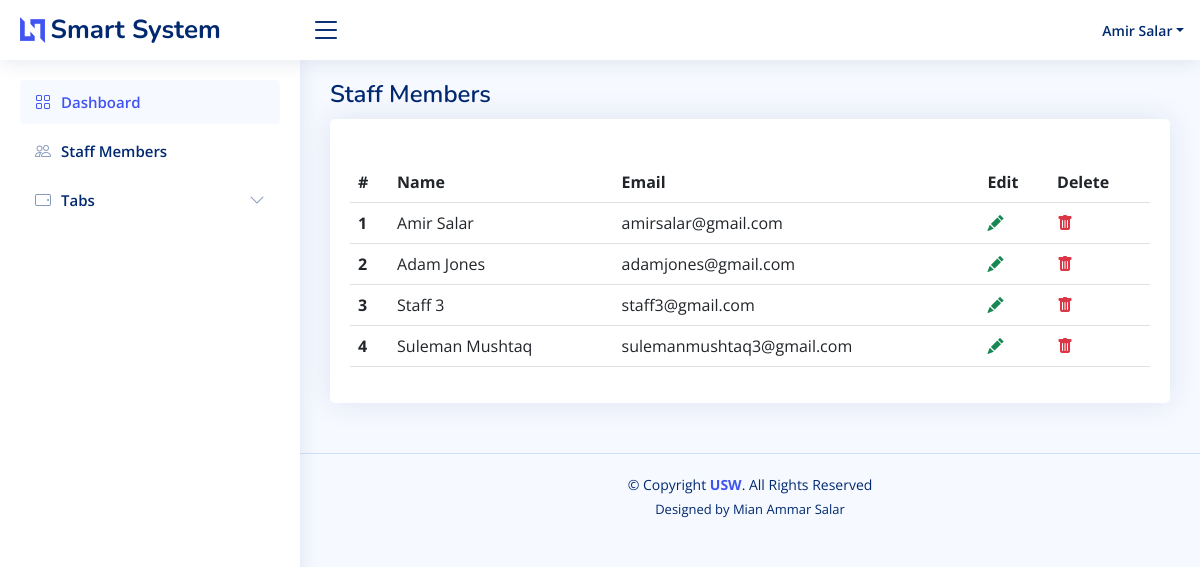
Screenshot of /staff_members.php (signed in) with the database file from the repository.
### tables this page shows
CREATE TABLE `staff` (
  `staff_id` int(11) NOT NULL,
  `staff_name` varchar(225) NOT NULL,
  `staff_email` varchar(225) NOT NULL,
  `staff_password` varchar(225) NOT NULL
);

### admin/custom_functions.php (called while the page is built, shortened)
<?php
function getAllStaffMembers($conn)
{
    $allStaffMembersQuery = "SELECT * FROM `staff`";
    $allStaffMembersQueryResult = mysqli_query($conn, $allStaffMembersQuery);
    $data = array();
    if (mysqli_num_rows($allStaffMembersQueryResult) > 0) {
        while ($row = $allStaffMembersQueryResult->fetch_assoc()) {
            $data[] = $row;
        }
    }
    return $data;
}

### staff_members.php (the view, shortened to what this page needs)
<?php
$pageTile = "Staff Members";
require_once "commons/head.php";
$staffMembers = getAllStaffMembers($conn);
?>
<?php require_once "commons/header.php"; ?>
    <main id="main" class="main">
        <div class="pagetitle">
            <h1><?php echo $pageTile ?></h1>
        </div>
        <section class="section dashboard">
            <div class="row">
                <div class="col-lg-12">
                    <div class="card">
                        <div class="card-body">
                            <h5 class="card-title"></h5>
                            <table class="table datatable">
                                <thead>
                                <tr>
                                    <th scope="col">#</th>
                                    <th scope="col">Name</th>
                                    <th scope="col">Email</th>
                                    <th scope="col">Edit</th>
                                    <th scope="col">Delete</th>
                                </tr>
                                </thead>
                                <tbody>
                                <?php
                                $i = 0;
                                foreach ($staffMembers as $staffMember):
                                    $i++;
                                    ?>
                                    <tr>
                                        <th scope="row"><?php echo $i ?></th>
                                        <td><?php echo $staffMember['staff_name'] ?></td>
                                        <td><?php echo $staffMember['staff_email'] ?></td>
                                        <td><a class="text-success"
                                               href="edit_member.php?staff_id=<?php echo "{$staffMember['staff_id']}"; ?>">
                                                <i class="bi-pencil-fill"></i></a></td>
                                        <td><a class="text-danger" onclick="return validateDeleteStaff(<?php echo "{$staffMember['staff_id']}"; ?>)"
                                            id="btn-delete-staff" style=" cursor: pointer;" >
                                                <i class="bi bi-trash-fill"></i></a></td>
                                    </tr>
                                <?php
                                endforeach;
                                ?>
                                </tbody>
                            </table>
                        </div>
                    </div>
                </div>
            </div>
        </section>
    </main>
<?php require_once "commons/footer.php"; ?>

### assets/css/style.css (style rules this page uses)
:root { scroll-behavior: smooth; }
body { font-family: "Open Sans", sans-serif; background: #f6f9ff; color: #444444; }
a { color: #4154f1; text-decoration: none; }
h1, h2, h3, h4, h5, h6 { font-family: "Nunito", sans-serif; }
#main { margin-top: 60px; padding: 20px 30px; transition: all 0.3s; }
.pagetitle { margin-bottom: 10px; }
.pagetitle h1 { font-size: 24px; margin-bottom: 0; font-weight: 600; color: #012970; }
.card { margin-bottom: 30px; border: none; border-radius: 5px; box-shadow: 0px 0 30px rgba(1, 41, 112, 0.1); }
.card-title { padding: 20px 0 15px 0; font-size: 18px; font-weight: 500; color: #012970; font-family: "Poppins", sans-serif; }
.card-body { padding: 0 20px 20px 20px; }
@media (min-width: 1200px) { #main, #footer { margin-left: 300px; } }

### rows the page displays
staff: staff_name "Amir Salar", staff_email "amirsalar@gmail.com"
staff: staff_name "Adam Jones", staff_email "adamjones@gmail.com"
staff: staff_name "Staff 3", staff_email "staff3@gmail.com"
staff: staff_name "Suleman Mushtaq", staff_email "sulemanmushtaq3@gmail.com"

### other values shown
$userName "Amir Salar"
$pageTile "Staff Members"
